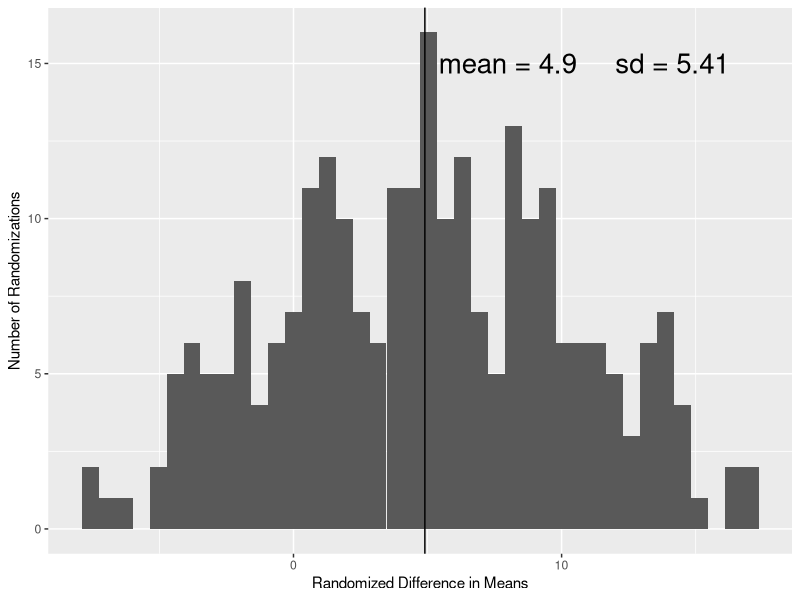

Reproduce this figure in R.
## ---- chunk 1
library(tidyverse)
## ---- chunk 2
trtids <- combn(10, 5) |> 
  data.frame()

yt <- c(80, 89, 70, 60, 75, 80, 72, 78, 86, 68)

yc <- c(73, 88, 66, 55, 75, 70, 66, 76, 75, 65)

Trt <- c(1, 0, 1 ,0, 0, 1, 0, 1, 0, 1)

tauhat <- sum(yt*Trt)/5 - sum(yc*(1-Trt))/5

dif_means_it <- function(ids, yt, yc){
  
  Trt <- rep(0, 10)
  Trt[ids] <- 1
  
  sum(yt*Trt)/5 - sum(yc*(1-Trt))/5
  
}

perm_dat <- map_dbl(trtids, ~dif_means_it(.x, yt, yc)) |> 
  enframe()

## ---- chunk 3
perm_dat |> 
  ggplot() + 
  geom_histogram(aes(x = value),
                 bins = 40) +
  geom_vline(xintercept = mean(perm_dat$value)) +
  annotate("text", x = mean(perm_dat$value), y = 15, 
           label = paste0("mean = ",mean(perm_dat$value)),
           hjust = -0.1, size = 7) +
  annotate("text", x = 12, y = 15, 
           label = paste0("sd = ", round(sd(perm_dat$value),2)),
           size = 7, hjust = 0) +
  #geom_vline(xintercept = obs_dif, color = "red") +
  labs(x = "Randomized Difference in Means",
       y = "Number of Randomizations") 
  
## ---- chunk 4
yt <- c(80, 89, 70, 60, 75, 80, 72, 78, 86, 68)

yc <- c(73, 88, 66, 55, 75, 70, 66, 76, 75, 65)

Trt <- c(1, 0, 1 , 0, 0, 1, 0, 1, 0, 1)

dat <- tibble(Trt = Trt,
              Y = Trt*yt + (1-Trt)*yc)
